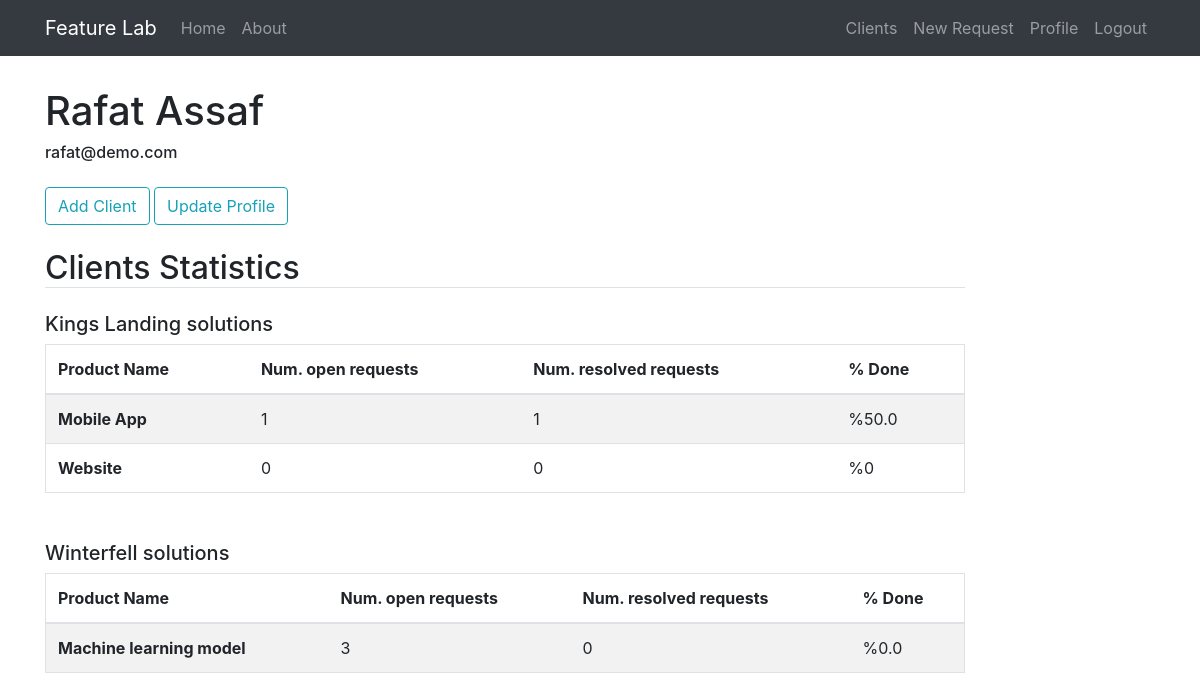
The app's page /profile (signed in), older data.
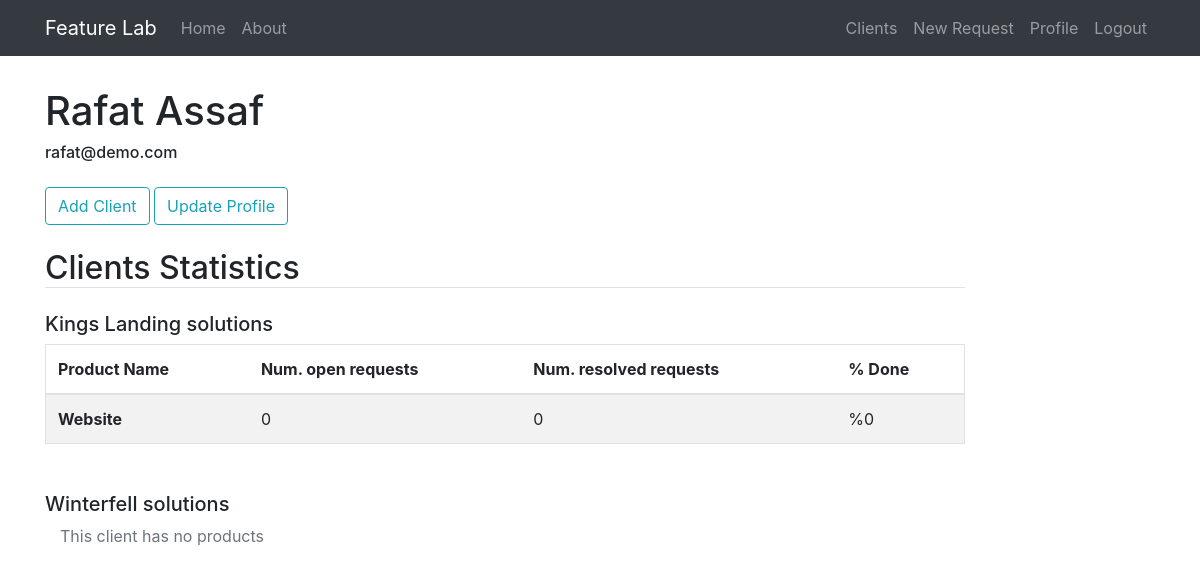
The same page, newer data.
### feature_lab/models.py (models this page shows, shortened)
class Client(db.Model):
    id = db.Column(db.Integer, primary_key=True)
    name = db.Column(db.String(20), unique=True, nullable=False)
    email = db.Column(db.String(120), unique=True, nullable=False)
    bio = db.Column(db.Text(), nullable=False)
    priority = db.Column(db.Integer, nullable=False, unique=True)
    phone_number = db.Column(db.String())
    created_at = db.Column(db.DateTime, nullable=False, default=datetime.utcnow)
    products = db.relationship('Product', backref='owner', lazy=True)
    user_id = db.Column(db.Integer, db.ForeignKey('user.id'), nullable=False)

class Product(db.Model):
    id = db.Column(db.Integer, primary_key=True)
    name = db.Column(db.String(20), unique=True, nullable=False)
    description = db.Column(db.Text(), nullable=False)
    owner_id = db.Column(db.Integer, db.ForeignKey('client.id'), nullable=False)
    requests = db.relationship('FeatureRequest', backref='product', lazy=True)
    areas = db.relationship('ProductArea', backref='product', lazy=True)

### feature_lab/users/routes.py (the view)
@users.route('/profile')
def profile():
    profile_stats = []
    user_clients = Client.query.filter_by(user_id=current_user.id)
    for client in user_clients:
        client_data = {
            'name': client.name,
            'products': []
        }
        for product in client.products:
            num_resolved = FeatureRequest.query\
                .filter_by(state=FeatureRequestState.RESOLVED, product_id=product.id).count()
            num_open = FeatureRequest.query\
                .filter_by(product_id=product.id).filter(FeatureRequest.state != FeatureRequestState.RESOLVED).count()
            num_all = FeatureRequest.query.filter_by(product_id=product.id).count()
            ratio_done = num_resolved / num_all if num_all > 0 else 0
            client_data['products'].append({
                'name': product.name,
                'num_resolved': num_resolved,
                'num_open': num_open,
                'ratio_done': ratio_done
            })
        profile_stats.append(client_data)
    return render_template('profile.html', user=current_user, profile_stats=profile_stats)

### feature_lab/models.py (called while the page is built)
@login_manager.user_loader
def load_user(user_id):
    return User.query.get(int(user_id))

### feature_lab/templates/profile.html
{% extends 'layout.html' %}
{% block content %}
    <h1>{{user.username}}</h1>
    <h6>{{user.email}}</h6>
    <button class="btn btn-outline-info mt-3" onclick="window.location='/create_client'">Add Client</button>
    <button class="btn btn-outline-info mt-3" onclick="window.location='/profile/update'">Update Profile</button>
    {% if profile_stats %}
        <h2 class="mt-4 mb-4 border-bottom pd-3">Clients Statistics</h2>
        {% for client in profile_stats %}
            <h5>{{ client.name }}</h5>
            {% if client.products %}
                <table class="table table-striped border mb-5">
                  <thead>
                    <tr>
                        <th scope="col">Product Name</th>
                        <th scope="col">Num. open requests</th>
                        <th scope="col">Num. resolved requests</th>
                        <th scope="col">% Done</th>
                    </tr>
                  </thead>
                    <tbody>
                    {% for product in client.products %}
                        <tr>
                            <th scope="row">{{product.name}}</th>
                            <td>{{product.num_open}}</td>
                            <td>{{product.num_resolved}}</td>
                            <td>%{{product.ratio_done * 100}}</td>
                        </tr>
                    {% endfor %}
                  </tbody>
                </table>
            {% else %}
                <div class="container">
                    <p class="text-secondary">This client has no products</p>
                </div>
            {% endif %}
        {% endfor %}
    {% else %}
        <div class="container">
            <p class="text-secondary mb-4">You don't have any clients yet.</p>
        </div>
    {% endif %}
{% endblock content %}

Row changes from the older to the newer data that the page shows:
removed Product: name "Mobile App", num_open "1", num_resolved "1", ratio_done "50.0", shown under Client "Kings Landing solutions"
removed Product: name "Machine learning model", num_open "3", num_resolved "0", ratio_done "0.0", shown under Client "Winterfell solutions"
changed Client "Winterfell solutions": text "Product Name Num. open requests Num. resolved requests % Done" → "This client has no products"
